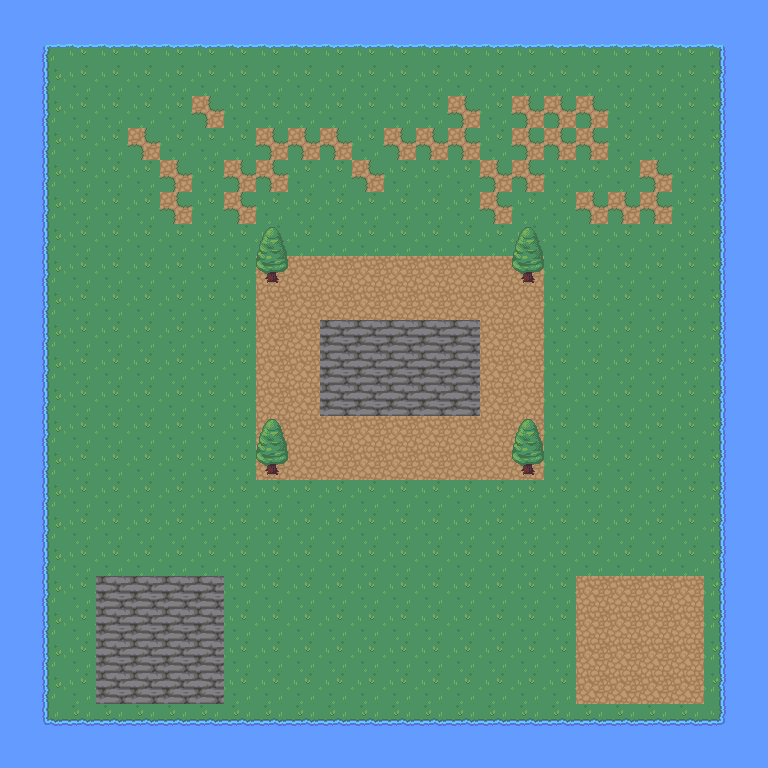

A level layout from a 2D game, rendered from its tile map. Below: a short description, then the map file with its tile-grid data intact:
An orthogonal 24x24 tile map with 32x32 px tiles, 2 tile layers (Tile Layer 1, Tile Layer 2).

<map version="1.9" tiledversion="1.9.2" orientation="orthogonal" renderorder="right-down" width="24" height="24" tilewidth="32" tileheight="32" infinite="0" nextlayerid="3" nextobjectid="1">
 <tileset firstgid="1" source="Nature RPG Tileset.tsx" />
 <layer id="1" name="Tile Layer 1" width="24" height="24">
  <data encoding="csv">
41,41,41,41,41,41,41,41,41,41,41,41,41,41,41,41,41,41,41,41,41,41,41,41,
41,41,41,41,41,41,41,41,41,41,41,41,41,41,41,41,41,41,41,41,41,41,41,41,
41,41,41,41,41,41,41,41,41,41,41,41,41,41,41,41,41,41,41,41,41,41,41,41,
41,41,41,41,41,41,105,41,41,41,41,41,41,41,105,41,105,105,105,41,41,41,41,41,
41,41,41,41,105,41,41,41,105,105,105,41,105,105,105,41,105,105,105,41,41,41,41,41,
41,41,41,41,41,105,41,105,105,41,41,105,41,41,41,105,105,41,41,41,105,41,41,41,
41,41,41,41,41,105,41,105,41,41,41,41,41,41,41,105,41,41,105,105,105,41,41,41,
41,41,41,41,41,41,41,41,41,41,41,41,41,41,41,41,41,41,41,41,41,41,41,41,
41,41,41,41,41,41,41,41,43,41,41,41,41,41,41,41,43,41,41,41,41,41,41,41,
41,41,41,41,41,41,41,41,41,41,41,41,41,41,41,41,41,41,41,41,41,41,41,41,
41,41,41,41,41,41,41,41,41,41,41,41,41,41,41,41,41,41,41,41,41,41,41,41,
41,41,41,41,41,41,41,41,41,41,41,41,41,41,41,41,41,41,41,41,41,41,41,41,
41,41,41,41,41,41,41,41,41,41,41,41,41,41,41,41,41,41,41,41,41,41,41,41,
41,41,41,41,41,41,41,41,43,41,41,41,41,41,41,41,43,41,41,41,41,41,41,41,
41,41,41,41,41,41,41,41,43,41,41,41,41,41,41,41,43,41,41,41,41,41,41,41,
41,41,41,41,41,41,41,41,41,41,41,41,41,41,41,41,41,41,41,41,41,41,41,41,
41,41,41,41,41,41,41,41,41,41,41,41,41,41,41,41,41,41,41,41,41,41,41,41,
41,41,41,41,41,41,41,41,41,41,41,41,41,41,41,41,41,41,41,41,41,41,41,41,
41,41,41,44,44,44,44,41,41,41,41,41,41,41,41,41,41,41,43,43,43,43,41,41,
41,41,41,44,44,44,44,41,41,41,41,41,41,41,41,41,41,41,43,43,43,43,41,41,
41,41,41,44,44,44,44,41,41,41,41,41,41,41,41,41,41,41,43,43,43,43,41,41,
41,41,41,44,44,44,44,41,41,41,41,41,41,41,41,41,41,41,43,43,43,43,41,41,
41,41,41,41,41,41,41,41,41,41,41,41,41,41,41,41,41,41,41,41,41,41,41,41,
41,41,41,41,41,41,41,41,41,41,41,41,41,41,41,41,41,41,41,41,41,41,41,41
</data>
 </layer>
 <layer id="2" name="Tile Layer 2" width="24" height="24">
  <data encoding="csv">
42,42,42,42,42,42,42,42,42,42,42,42,42,42,42,42,42,42,42,42,42,42,42,42,
42,66,67,67,67,67,67,67,67,67,67,67,67,67,67,67,67,67,67,67,67,67,68,42,
42,86,0,0,0,0,0,0,0,0,0,0,0,0,0,0,0,0,0,0,0,0,88,42,
42,86,0,0,0,0,0,0,0,0,0,0,0,0,0,0,0,0,0,0,0,0,88,42,
42,86,0,0,0,0,0,0,0,0,0,0,0,0,0,0,0,0,0,0,0,0,88,42,
42,86,0,0,0,0,0,0,0,0,0,0,0,0,0,0,0,0,0,0,0,0,88,42,
42,86,0,0,0,0,0,0,0,0,0,0,0,0,0,0,0,0,0,0,0,0,88,42,
42,86,0,0,0,0,0,0,1,0,0,0,0,0,0,0,1,0,0,0,0,0,88,42,
42,86,0,0,0,0,0,0,21,43,43,43,43,43,43,43,21,0,0,0,0,0,88,42,
42,86,0,0,0,0,0,0,43,43,43,43,43,43,43,43,43,0,0,0,0,0,88,42,
42,86,0,0,0,0,0,0,43,43,44,44,44,44,44,43,43,0,0,0,0,0,88,42,
42,86,0,0,0,0,0,0,43,43,44,44,44,44,44,43,43,0,0,0,0,0,88,42,
42,86,0,0,0,0,0,0,43,43,44,44,44,44,44,43,43,0,0,0,0,0,88,42,
42,86,0,0,0,0,0,0,1,43,43,43,43,43,43,43,1,0,0,0,0,0,88,42,
42,86,0,0,0,0,0,0,21,43,43,43,43,43,43,43,21,0,0,0,0,0,88,42,
42,86,0,0,0,0,0,0,0,0,0,0,0,0,0,0,0,0,0,0,0,0,88,42,
42,86,0,0,0,0,0,0,0,0,0,0,0,0,0,0,0,0,0,0,0,0,88,42,
42,86,0,0,0,0,0,0,0,0,0,0,0,0,0,0,0,0,0,0,0,0,88,42,
42,86,0,0,0,0,0,0,0,0,0,0,0,0,0,0,0,0,0,0,0,0,88,42,
42,86,0,0,0,0,0,0,0,0,0,0,0,0,0,0,0,0,0,0,0,0,88,42,
42,86,0,0,0,0,0,0,0,0,0,0,0,0,0,0,0,0,0,0,0,0,88,42,
42,86,0,0,0,0,0,0,0,0,0,0,0,0,0,0,0,0,0,0,0,0,88,42,
42,106,107,107,107,107,107,107,107,107,107,107,107,107,107,107,107,107,107,107,107,107,108,42,
42,42,42,42,42,42,42,42,42,42,42,42,42,42,42,42,42,42,42,42,42,42,42,42
</data>
 </layer>
</map>
